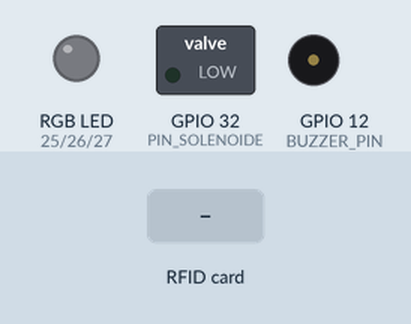
The sketch below on a simulated ESP32. Parts: switched loads named in the sketch (green lamp = pin HIGH), an RGB LED mixed from three pins (HIGH = lit), buzzer (waves = sounding). The inputs (shaded band) are chosen by the test bench. WiFi joins after 1.5 s; servers stay silent unless stated; uploads are accepted with an empty reply; what the sketch prints to the serial monitor is not drawn.

Above: at 2.7 s.
2.8 s: RFID card 12 34 56 78 held to the reader
At 6.5 s:
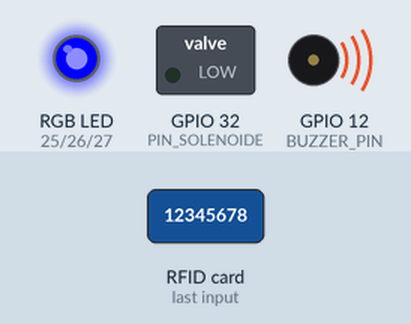
At 9.3 s:
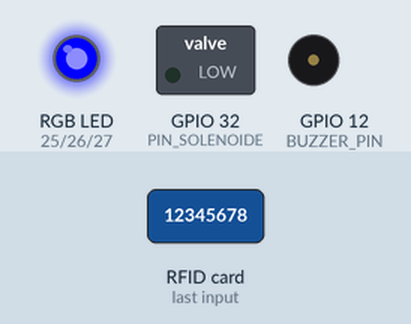
Timing chart, 0 to 11.5 s (numbered marks = the images above; inputs shaded):
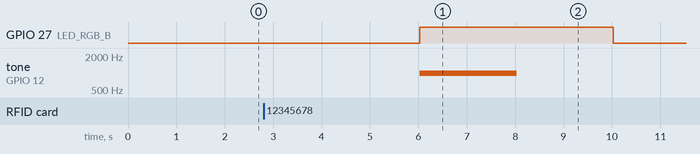

The sketch:

RFID_Original.ino
```cpp
#include <SPI.h>
#include <MFRC522.h>
#include <WiFi.h>
#include <HTTPClient.h>

#define SCK_PIN 19
#define MOSI_PIN 23
#define MISO_PIN 21
#define SS_PIN 22
#define LED_RGB_R 25
#define LED_RGB_G 26
#define LED_RGB_B 27
#define BUZZER_PIN 12
#define PIN_SOLENOIDE 32
#define WIFI_SSID "testesenai"
#define WIFI_PASSWORD "12345678"

MFRC522 mfrc522(SS_PIN, -1);

unsigned long lastConnectionTime = 0;
const unsigned long connectionInterval = 5000; // 10 segundos de intervalo
const unsigned long readInterval = 2000; // 500 milissegundos de intervalo entre leituras
const unsigned long ledDuration = 2000; // 2 segundos de duração do LED aceso
unsigned long ledStartTime = 0; // Hora de início do tempo do LED

void connectWiFi(const char* ssid, const char* password) {
    Serial.print("Conectando à rede Wi-Fi: ");
    WiFi.begin(ssid, password);
    while (WiFi.status() != WL_CONNECTED) {
        delay(500);
        Serial.print(".");
    }
    Serial.println(" Conectado!");
}

void turnOnLED(const char* color) {
    digitalWrite(LED_RGB_R, LOW);
    digitalWrite(LED_RGB_G, LOW);
    digitalWrite(LED_RGB_B, LOW);

    if (strcmp(color, "verde") == 0) {
        digitalWrite(LED_RGB_G, HIGH);
        ledStartTime = millis(); // Registra o tempo de início do LED aceso
    } else if (strcmp(color, "vermelho") == 0) {
        digitalWrite(LED_RGB_B, HIGH);
    }
}

void turnOffLED() {
    digitalWrite(LED_RGB_R, LOW);
    digitalWrite(LED_RGB_G, LOW);
    digitalWrite(LED_RGB_B, LOW);
}

void activateSolenoide() {
    digitalWrite(PIN_SOLENOIDE, HIGH);
    delay(5000); // Ativa por 3 segundos
    digitalWrite(PIN_SOLENOIDE, LOW);
}

void playShortSound() {
    tone(BUZZER_PIN, 1000); // 1000 Hz
    delay(100);
    noTone(BUZZER_PIN);
}

void playLongSound() {
    tone(BUZZER_PIN, 1000); // 1000 Hz
    delay(2000); // 1 segundo
    noTone(BUZZER_PIN);
}

void sendRFIDtoBackend(const char* rfid) {
    HTTPClient http;
    String store_url = "http://10.110.12.35:8080/acesso/armazenar";
    String payload = "{\"rfid\": \"" + String(rfid) + "\"}";

    http.begin(store_url);
    http.addHeader("Content-Type", "application/json");

    int httpResponseCode = http.POST(payload);

    if (httpResponseCode > 0) {
        String response = http.getString();
        Serial.print("Resposta do armazenamento: ");
        Serial.println(response);
        Serial.println("Hexadecimal do cartão armazenado com sucesso.");
    } else {
        Serial.print("Erro ao enviar o RFID para o backend: ");
        Serial.println(httpResponseCode);
    }

    http.end();
}

void readAndStoreRequest(const char* url_read) {
    unsigned long startTime = millis(); // Registra o tempo de início da leitura do cartão
    while (millis() - startTime < 3000) {
        // Tente ler o cartão por 200 milissegundos
        if (mfrc522.PICC_IsNewCardPresent() && mfrc522.PICC_ReadCardSerial()) {
            Serial.println("Cartão detectado.");

            String uid = "";
            for (byte i = 0; i < mfrc522.uid.size; i++) {
                uid += String(mfrc522.uid.uidByte[i] < 0x10 ? "0" : "");
                uid += String(mfrc522.uid.uidByte[i], HEX);
            }

            String url = url_read + uid;
            Serial.print("URL da requisição: ");
            Serial.println(url);

            // Realiza a requisição HTTP
            HTTPClient http;
            http.begin(url);
            int httpResponseCode = http.GET();

            // Chama a função para armazenar o cartão no backend
            sendRFIDtoBackend(uid.c_str());

            // Verifica o resultado da requisição e executa as ações correspondentes
            if (httpResponseCode == 200) {
                Serial.println("Cartão cadastrado. Liberado o Acesso!");
                turnOnLED("verde");
                playShortSound();
                activateSolenoide();
                delay(ledDuration); // Mantém o LED verde ligado por 2 segundos
                turnOffLED(); // Desliga o LED verde após 2 segundos
            } else {
                Serial.println("Cartão não cadastrado.");
                turnOnLED("vermelho"); // Alterado para "azul"
                playLongSound();
                delay(ledDuration); // Mantém o LED azul ligado por 2 segundos
                turnOffLED(); // Desliga o LED azul após 2 segundos
            }

            http.end();
            break; // Sai do loop assim que o cartão for lido
        }
    }
}


void setup() {
    Serial.begin(9600);
    pinMode(LED_RGB_R, OUTPUT);
    pinMode(LED_RGB_G, OUTPUT);
    pinMode(LED_RGB_B, OUTPUT);
    pinMode(BUZZER_PIN, OUTPUT);
    pinMode(PIN_SOLENOIDE, OUTPUT);
    SPI.begin(SCK_PIN, MISO_PIN, MOSI_PIN, SS_PIN);
    mfrc522.PCD_Init();
    connectWiFi(WIFI_SSID, WIFI_PASSWORD);
}

void loop() {
    unsigned long currentTime = millis();

    // Verifica se é hora de fazer a requisição
    if (currentTime - lastConnectionTime >= connectionInterval) {
        readAndStoreRequest("http://10.110.12.35:8080/acesso/consultar/1/");
        lastConnectionTime = currentTime;
    }

    delay(readInterval); // Aguarde intervalo entre leituras
}
```

Measured:
- after the input at 2.8 s, GPIO 27 (LED_RGB_B): LOW → HIGH after 3.2 s, → LOW 4.0 s later; tone on GPIO 12 (BUZZER_PIN): silent → 1000 Hz after 3.2 s, → silent 2.0 s later
